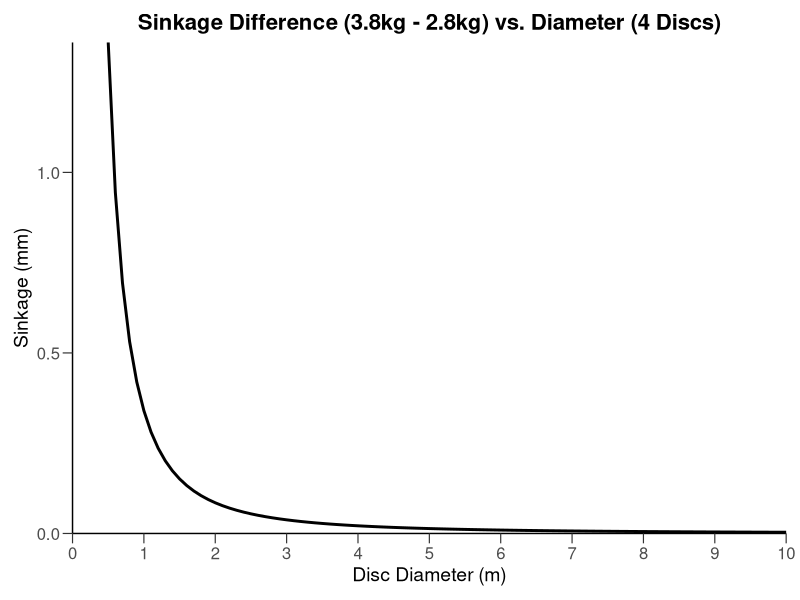

Source code (R):
# Load necessary library
library(ggplot2)

# Constants (divide total weight by 4 discs)
V1 <- 0.001266
V2 <- 0.001533 

# Define disc diameters (meters)
disc_diameters_m <- seq(0.5, 10, by = 0.1)  # From 0.5m to 10m
disc_radii_m <- disc_diameters_m / 2  # Convert to radius

# Calculate sinkage depth (h) in meters for both cases
sinkage_dry_m <- V1 / (pi * disc_radii_m^2)
sinkage_wet_m <- V2 / (pi * disc_radii_m^2)

# Convert sinkage to mm
sinkage_dry_mm <- sinkage_dry_m * 1000  
sinkage_wet_mm <- sinkage_wet_m * 1000  

# Calculate sinkage difference (Δh in mm)
sinkage_diff_mm <- sinkage_wet_mm - sinkage_dry_mm

# Create a data frame
data <- data.frame(Disc_Diameter_m = disc_diameters_m, Sinkage_Difference_mm = sinkage_diff_mm)

# Plot the results
ggplot(data, aes(x = Disc_Diameter_m, y = Sinkage_Difference_mm)) +
  geom_line(color = "black", size = 1) +
  scale_x_continuous(
    limits = c(0, max(data$Disc_Diameter_m, na.rm = TRUE)),
    breaks = seq(0, max(data$Disc_Diameter_m, na.rm = TRUE), by = 1),
    expand = c(0, 0)
  ) +
  scale_y_continuous(
    limits = c(0, max(data$Sinkage_Difference_mm, na.rm = TRUE)),
    expand = c(0, 0)
  ) +
  labs(
    title = "Sinkage Difference (3.8kg - 2.8kg) vs. Diameter (4 Discs)",
    x = "Disc Diameter (m)",
    y = "Sinkage (mm)"
  ) +
  theme_classic() +
  theme(
    plot.title = element_text(hjust = 0.5, size = 16, face = "bold"),
    axis.title = element_text(size = 14),
    axis.text = element_text(size = 12),
    axis.line = element_line(size = 0.5),
    axis.ticks.length = unit(0.25, "cm"),
    axis.ticks = element_line(size = 0.4),
    plot.margin = margin(10, 10, 10, 10)
  )


